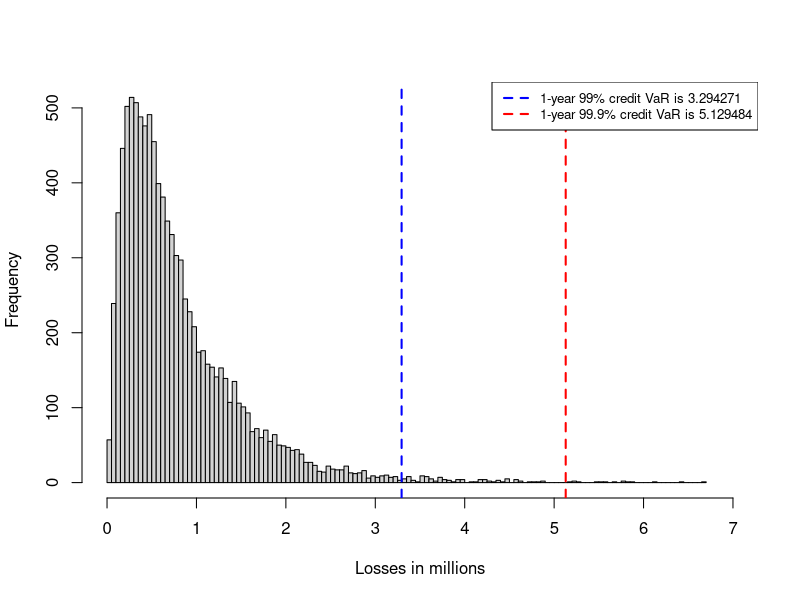

Reproduce this figure in R. (Note: this script raises an error after producing the figure.)
## ---- chunk 1
CVaR <- function(exp, pd, r, c, l) {
v <- pnorm((qnorm(pd) + (c^0.5) * qnorm(l)) / (1 - c)^0.5)
VaR <- exp * v * (1 - r)
}
## ---- chunk 2
CVaR.999 <- CVaR(100, 0.02, 0.6, 0.1, 0.999)
CVaR.99 <- CVaR(100, 0.02, 0.6, 0.1, 0.99)
CVaR.999
CVaR.99
## ---- chunk 3
set.seed(13)
l <- runif(10000, 0, 1)
Loss <- CVaR(100, 0.02, 0.6, 0.1, l)
sim.var999 <- sort(Loss)[10000 * 0.999]
sim.var99 <- sort(Loss)[10000 * 0.99]
## ---- chunk 4
hist(Loss, 100, xlim = c(0, 7), xlab = "Losses in millions", main = NULL)
abline(v = CVaR.999, lty = 2, col = "red", lwd = 2)
abline(v = CVaR.99, lty = 2, col = "blue", lwd = 2)
legend("topright", legend = c("1-year 99% credit VaR is 3.294271", 
         "1-year 99.9% credit VaR is 5.129484"),
col = c("blue", "red"), lwd = 2, lty = 2, bg = "white", cex = 0.8)
## ---- chunk 5
dat <- data.frame(Loss, l)
ggplot(dat, aes(x = Loss, fill = "Losses in millions")) + 
  geom_density(color = "darkblue", fill = "lightblue") +
geom_vline(aes(xintercept = CVaR.999),  
               color = "red", linetype = "dashed", size = 1) +
  geom_vline(aes(xintercept = CVaR.99 ),   
               color = "blue", linetype = "dashed", size = 1)
